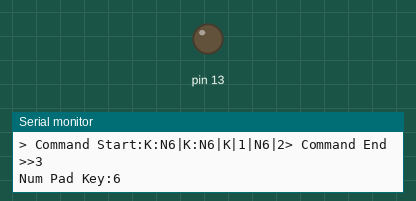
The sketch below on a simulated Arduino Leonardo, built with avr-gcc and run on an emulated ATmega32U4. Parts: output pins drawn as LEDs (lit = HIGH), the last lines printed to the serial monitor.

Above: at 0.1 s.
At 36.1 s:
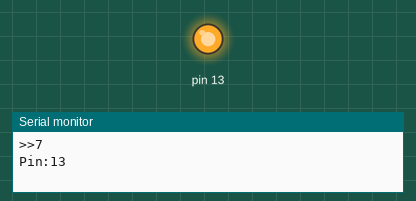
Timing chart, 0 to 37.6 s (numbered marks = the images above):
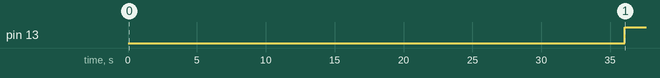

Measured:
- by itself, pin 13: LOW → HIGH at 36.0 s

The sketch:

StringToOmiAction.ino
```cpp
#include "Arduino.h"
#include "String.h"
#include "USBSerialToStringLine.h"
#include "StructUtility.h"
#include "StructUtility.cpp"
#include "LogStruct.cpp"
#include "ExecuteStruct.h"
#include "ConvertStringToStruct.cpp"

void setup() {

  Serial.begin(115200);
  Serial.print("Hello Boys !!!");
  // for debug
  while (!Serial);

  TDDInput();
}


String sString = "";
void loop() {
  //Current standar attempt
  //https://github.com/EloiStree/2022_06_17_HelloBLEMIDI/edit/main/Note/2022_07_03_WhatCanWePushWithLeonardo.md

  while (Serial.available()) {
    char c = Serial.read();
    sString += c;
    if (c == '\n') {
      PushLine(sString);
      sString = "";
    }
  }
    bool found =false;
  // MidiAction action =  MidiAction();
  // TryConvertToMidi(&found, &action);

  // Serial.print("Midi:");
  // Serial.print(found);
  // Serial.print(",");
  // Serial.print(action.note);
  // Serial.print(",");
  // Serial.print(action.velocity);
  // Serial.print(",");
  // Serial.print(action.channel);
  // Serial.println("");

  delay(50);
 // Serial.print(".");
}
bool useDelay=true;

void PushLine(String line) {
 TryConvertAndExecute(line);
}

void PushAsTest(String line){

  PushLine(line);
    if(useDelay)
      delay(4000);
}

void TDDInput(){

// for (int i =0; i<4;i++){

//   PushAsTest("PP:13"); // Put the pin 1 on Hight
//   PushAsTest("PR:13"); // Put the pin 1 on Hight
//   PushAsTest("PP:13"); // Put the pin 1 on Hight
//   PushAsTest("PR:13"); // Put the pin 1 on Hight
// }
  // PushAsTest("T:Some Message:io:lk");
  // PushAsTest("K:F12");
  // PushAsTest("K:F1");
  // PushAsTest("KP:F5");
  // PushAsTest("KR:F2");
  // PushAsTest("M:50");
  // PushAsTest("M:50,100,3");
  // PushAsTest("KP:A");
  // PushAsTest("KR:A");
  // PushAsTest("K:A7"); //Stroke 1 on alpha bar up the keyboard
  // PushAsTest("K:NP9");// Stroke 1 on the numpad
  PushAsTest("K:N6"); // stroke 1 on the numpad  crash to correct;
  PushAsTest("K:F24"); // Stroke the F1 key
  PushAsTest("KP:Ctrl"); // Stroke the ctrl key
  PushAsTest("KR:Ctrl"); // Stroke the ctrl key
  PushAsTest("K:Control"); // Stroke the Control key
  PushAsTest("K:Left"); // Stroke the Control key
  PushAsTest("K:Up"); // Stroke the Control key

  PushAsTest("F:A"); // Call function A registered in Arduino if added
  PushAsTest("S:Hello World!!!"); // Print Hello world on the arduino serial

  PushAsTest("PP:13"); // Put the pin 1 on Hight
  PushAsTest("PR:13"); // Put the pin 1 on Hight

}
void TryToMakeItCrash(){
  PushAsTest("T:Some T: Message:io:lk");
  PushAsTest("M:50:10:10:10");
  PushAsTest("M:50,10,10,10");
  PushAsTest("M:50,100,3");
}


void CouldBeCoolToHaveButHard(){
  // Press the key A depending of the layer given to arduino EN to BE-FR from example
  PushAsTest("KLP:A");
  PushAsTest("KLR:A");
}
```

ConvertStringToStruct.cpp
```cpp
#ifndef ConvertStringToStruct_CPP
#define ConvertStringToStruct_CPP

#include "Arduino.h";
#include "String.h";
#include "ExecuteStruct.h";
#include "StructUtility.h";
#include "StructUtility.cpp";
#include "LogStruct.cpp";


static const void TryConvertAndExecute(String line){

bool wasConverted=false;
bool * converted = &wasConverted;
KeyboardExecutor* executor = new KeyboardExecutor();
PressionRequest* pressRequesRequest = new PressionRequest();
CommandLineKeyValue* cmd = new CommandLineKeyValue();
MidiAction* midiRequest = new MidiAction();
KeyboardFunctionStroke* keyboardfunctionRequest = new KeyboardFunctionStroke();
KeyboardNumpadStroke* numpadRequest = new KeyboardNumpadStroke();
KeyboardAlphaStroke* alphaRequest = new KeyboardAlphaStroke();
TransitToAllSerialText* transitionToAllRequest = new TransitToAllSerialText();
PrintDefaultSerialText* serialPrintRequest = new PrintDefaultSerialText();
CallFunctionInArduino* callFunctionRequest = new CallFunctionInArduino();
SwitchPinAsStringMode* pinStringRequest= new SwitchPinAsStringMode();
KeyboardStringPrintAction* writeTextRequest = new KeyboardStringPrintAction();
KeyboardCharTryToStrokeAction* charStrokeRequest =new KeyboardCharTryToStrokeAction();
KeyboardControlString*  writeControlTextRequest=new KeyboardControlString();

	cmd->Flush();
 ConvertToCommandLine(line, cmd );
 Log_Command(cmd);

if( TryConvertToMidi(cmd, pressRequesRequest ,  midiRequest ) ){
  Serial.println(">>0");
    executor->Execute(pressRequesRequest, midiRequest);
}
else if(TryConvertTo(cmd,  transitionToAllRequest)){
  Serial.println(">>1");
    executor->Execute(transitionToAllRequest);
}else if(TryConvertTo(cmd,  keyboardfunctionRequest)){
  Serial.println(">>2");
    executor->Execute(pressRequesRequest,keyboardfunctionRequest);
}
else if(TryConvertTo(cmd,  numpadRequest)){
  Serial.println(">>3");
    executor->Execute(pressRequesRequest,numpadRequest);
}else if(TryConvertTo(cmd,  alphaRequest)){
  Serial.println(">>4");
    executor->Execute(pressRequesRequest,alphaRequest);
}
else if (TryConvertTo(cmd,  serialPrintRequest) ){
  Serial.println(">>5");
    executor->Execute(serialPrintRequest);
}
else if (TryConvertTo(cmd,  callFunctionRequest)) {
  Serial.println(">>6");
    executor->Execute(callFunctionRequest);
}
else if (TryConvertTo(cmd,  pressRequesRequest , pinStringRequest)) {
  Serial.println(">>7");
    executor->Execute(pressRequesRequest,pinStringRequest);
}
else if (TryConvertToControl(cmd,  pressRequesRequest , writeControlTextRequest)) {
  Serial.println(">>8");
    executor->Execute(pressRequesRequest,writeControlTextRequest);
}
else if (TryConvertTo(cmd,  pressRequesRequest , charStrokeRequest)) {

    Serial.println(">>9");
    executor->Execute(pressRequesRequest,charStrokeRequest);
}
else if (TryConvertTo(cmd,   writeTextRequest)) {
    Serial.println(">>10");
    executor->Execute(writeTextRequest);
}
//TryConvertTo(CommandLineKeyValue* cmd,  KeyboardStringPrintAction* actionOut)

//   line.trim();
//   Serial.print("Found Line:");
//   Serial.println(line);
//   int lineLenght = line.length();
//   if (lineLenght > 2 && line[0] == 'N' && line[1] == 'P') {
//     Serial.print("Keyboard Numpad parse:");
//     Serial.println(line);
//     //blePush.PushNumpad(line);
//   }
//   else if (lineLenght > 1 && line[0] == 'K') {
//     Serial.print("Keyboard parse:");
//     Serial.println(line);
//     //blePush.PushKey(0x80, true, true);

//   }
//   else if (lineLenght > 1 && line[0] == 'M') {
//     Serial.print("Midi parse:");
//     Serial.println(line);
//     TryConvertToMidi(converted, cmd, pressRequest, midiAction) ;
//     if(*converted)
//       Log(pressRequest, midiAction);
//     else
//       Serial.println("Fail to convert Midi");
//     //blePush.PushMidi(50,127,5);

//   }  else if (lineLenght > 1 && line[0] == 'T') {

//     TryConvertTo(converted, cmd,  transitionToAll);
//     if(*converted)
//       Log(transitionToAll);
//     else
//       Serial.println("Fail to convert  Transit All");
//   }  else if (lineLenght > 1 && line[0] == 'S') {

//       Serial.println("Fail to convert  Transit All");
//   }else if (lineLenght > 1 && line[0] == 'P') {

//     Serial.println(cmd->value);
//     // TryConvertToPinAction(converted, cmd,  );
//     // if(*converted)
//     //   Log(transitionToAll);
//     // else
//     //   Serial.println("Fail to convert  Transit All");
//   }
//   else {
//     Serial.print("Unmanaged line:");
//     Serial.println(line);
//   }


}

#endif
```

DigitAndAnalogAsBoolean.cpp
```cpp
#include "Arduino.h"
#include "DigitAndAnalogAsBoolean.h"
#include <string.h>

  AnalogPinBoolean::AnalogPinBoolean(int pinId,int range_0_1023, bool defaultValueIsOn, bool inverse=false){
    m_pinId= pinId;
    m_lastValue=defaultValueIsOn;
    m_currentValue=defaultValueIsOn;
    m_inverse=inverse;
    m_range_0_1023=range_0_1023;
  }

  void AnalogPinBoolean::SetupPin(){ pinMode(m_pinId,INPUT_PULLUP);}
  bool AnalogPinBoolean::IsCurrentOn(){ return m_currentValue; }
  bool AnalogPinBoolean::IsPinOn(){
    m_currentvalue_0_1023 =analogRead(m_pinId);
    if(m_inverse) return m_currentvalue_0_1023 >= m_range_0_1023;
    else return m_currentvalue_0_1023 <= m_range_0_1023;
  }
  void AnalogPinBoolean::UpdatePinInfo(){m_lastValue= m_currentValue; m_currentValue=IsPinOn(); }
  bool AnalogPinBoolean::HasChangedThisFrame(){ return m_lastValue != m_currentValue ; }
  bool AnalogPinBoolean::IsPinZero(){ return m_pinId==0;}


////////////////////////

  DigitPinBoolean::DigitPinBoolean(int pinId, bool defaultValueIsOn, bool inverse=false){
    m_pinId= pinId;
    m_lastValue=defaultValueIsOn;
    m_currentValue=defaultValueIsOn;
    m_inverse=inverse;
  }

  void DigitPinBoolean::SetupPin(){ pinMode(m_pinId,INPUT_PULLUP);}
  bool DigitPinBoolean::IsCurrentOn(){ return m_currentValue; }
  bool DigitPinBoolean::IsPinOn(){
    if(m_inverse) return digitalRead(m_pinId)==HIGH;
    else return digitalRead(m_pinId)!=HIGH;
  }
  void DigitPinBoolean::UpdatePinInfo(){m_lastValue= m_currentValue; m_currentValue=IsPinOn(); }
  bool DigitPinBoolean::HasChangedThisFrame(){ return m_lastValue!= m_currentValue ;}
  bool DigitPinBoolean::IsPinZero(){ return m_pinId==0;}


  //////////////////////////////

 ListenPinsAsBoolean::ListenPinsAsBoolean(){
  InitDefault();
}
void ListenPinsAsBoolean::RefreshPinMode(){
 for (int i = 0; i < digitalBoolCount; i++) {
  if(!digitalBool[i].IsPinZero())
    digitalBool[i].SetupPin();
  }
  for (int i = 0; i < analogBoolCount; i++) {
  if(!analogBool[i].IsPinZero())
    analogBool[i].SetupPin();
  }
}

void ListenPinsAsBoolean::UpdatePinInfoIfNotZero(){

  for (int i = 0; i < digitalBoolCount; i++) {
    digitalBool[i].UpdatePinInfo();
  }
  for (int i = 0; i < analogBoolCount; i++) {
    analogBool[i].UpdatePinInfo();
  }
}

void ListenPinsAsBoolean::DisplayOnSerialChangedInput(bool updateFirst){

  if(updateFirst)
    UpdatePinInfoIfNotZero();

  bool hadChange=false;
  for (int i = 0; i < digitalBoolCount; i++) {
    if (!digitalBool[i].IsPinZero() &&
      digitalBool[i].HasChangedThisFrame()) {
      Serial.print(digitalBool[i].m_pinId);
      Serial.print(digitalBool[i].IsCurrentOn());
      Serial.print(" ");
      hadChange=true;
    }
  }
  for (int i = 0; i < analogBoolCount; i++) {
    if (!analogBool[i].IsPinZero()
     && analogBool[i].HasChangedThisFrame()) {
      Serial.print(analogBool[i].m_pinId);
      Serial.print(analogBool[i].IsCurrentOn());
      Serial.print(" ");
      hadChange=true;
    }
  }
  if(hadChange)
      Serial.println(" <- Had Pin Change");
}

void ListenPinsAsBoolean::InitDefault(){

  RemoveAllPins();
  SetAnalogPin(0,A1);
  SetAnalogPin(1,A2);
  SetAnalogPin(2,A3);
  SetAnalogPin(3,A4);
  SetAnalogPin(4,A5);
  SetDigitalPin(0,3);
  SetDigitalPin(1,4);
  SetDigitalPin(2,5);
  SetDigitalPin(3,6);
  SetDigitalPin(4,7);
  SetDigitalPin(5,8);
  SetDigitalPin(6,9);
}

void  ListenPinsAsBoolean::RemoveAllPins(){
 for (int i = 0; i < digitalBoolCount; i++) {
    digitalBool[i].m_pinId=0;
  }
  for (int i = 0; i < analogBoolCount; i++) {
    analogBool[i].m_pinId=0;
  }
}
void  ListenPinsAsBoolean::SetDigitalPin(int index, int pin){
 digitalBool[index].m_pinId=pin;
}
void  ListenPinsAsBoolean::SetAnalogPin(int index, int pin){
  analogBool[index].m_pinId=pin;
}
```

DigitAndAnalogAsBoolean.h
```cpp
#ifndef DigitAndAnalogAsBoolean_H
#define DigitAndAnalogAsBoolean_H

#include "Arduino.h"
#include <string.h>


class AnalogPinBoolean {
public:
  int m_pinId=0;
  bool m_lastValue ;
  bool m_currentValue;
  bool m_inverse;
  int m_range_0_1023;
  int m_currentvalue_0_1023;

  AnalogPinBoolean(int pinId=0,int range_0_1023=200, bool defaultValueIsOn=false, bool inverse=false);
  bool IsCurrentOn();
  bool IsPinOn();
  void UpdatePinInfo();
  bool HasChangedThisFrame();
  void SetupPin();
  bool IsPinZero();
};

class DigitPinBoolean {
public:
  int m_pinId=0;
  bool m_lastValue ;
  bool m_currentValue;
  bool m_inverse;
  DigitPinBoolean(int pinId=0, bool defaultValueIsOn=false, bool inverse=false);
  bool IsCurrentOn();
  bool IsPinOn();
  void UpdatePinInfo();
  bool HasChangedThisFrame();
  void SetupPin();
  bool IsPinZero();
};


class ListenPinsAsBoolean{

public:
int digitalBoolCount = 20;
DigitPinBoolean digitalBool[20] ;
int analogBoolCount = 10;
AnalogPinBoolean analogBool[10] ;

ListenPinsAsBoolean();
void InitDefault();
void RemoveAllPins();
void SetDigitalPin(int index, int pin);
void SetAnalogPin(int index, int pin);
void RefreshPinMode();
void UpdatePinInfoIfNotZero();
void DisplayOnSerialChangedInput(bool updateFirst);

};

#endif
```

ExecuteStruct.h
```cpp
#ifndef EXECUTE_HH
#define EXECUTE_HH
#include "Arduino.h"
#include "String.h"
#include "StructUtility.h"

 class KeyboardExecutor {

public:
KeyboardExecutor();

void ExecuteKeyPressionAlt();
void ExecuteKeyReleaseAlt();
void ExecuteKeyPressionCtrl();
void ExecuteKeyReleaseCtrl();
void ExecuteKeyPressionShift();
void ExecuteKeyReleaseShift();
void ExecuteKeyPressionEnter();
void ExecuteKeyReleaseEnter();
void ExecuteKeyStrokeEnter();
void ExecuteKeyStrokeTab();
void ExecuteKeyStrokeBackspace();

void ExecuteNumpadDigit(PressionRequest* pression ,char c);
void ExecuteNumpadDigit(char c);
void ExecuteNumpadDigit(PressionRequest* pression ,int index);
void ExecuteNumpadDigit(int index);

void Execute(ParseStringToNumpadStrokeAction* toExecute);
void ExecuteAsWindowUnicodeFromText(String unicodeAsText);
void Execute(WindowUnicodeIntPrintAction* toExecute);
void Execute(WindowUnicodeStringPrintAction* toExecute);
void Execute(KeyboardStringPrintAction* toExecute);
void Execute(KeyboardControlString* toExecute);
void Execute(PressionRequest* pression , MidiAction* toExecute);
void Execute(PressionRequest* pression , int hidUsbId);
void Execute(PressionRequest* pression , KeyboardUSBIDAction* toExecute);
void Execute(PressionRequest* pression , KeyboardCharTryToStrokeAction* toExecute);
void Execute(PressionRequest* pression , KeyboardCharPrintAction* toExecute);
void Execute(PressionRequest* pression , KeyboardAlphaStroke* toExecute);
void Execute(PressionRequest* pression , KeyboardNumpadStroke* toExecute);
void Execute(PressionRequest* pression, KeyboardFunctionStroke* toExecute) ;

void Execute(PressionRequest* pression , KeyboardArrowType* toExecute);
void Execute(PressionRequest* pression , KeyboardNumpadType* toExecute);
void Execute(PressionRequest* pression , KeyboardClassicKeyType* toExecute);

void Execute(PressionRequest* pression , SwitchPinIntMode* toExecute);
void Execute(PressionRequest* pression , SwitchPinAsStringMode* toExecute);


void Execute(PrintDefaultSerialText* toExecute);
void Execute(TransitToAllSerialText* toExecute);
void Execute(TransitOnHCXXSerialText* toExecute);
void Execute(TransitOnBLESerialText* toExecute);

void Execute(CallFunctionInArduino* toExecute);


};


#endif
```

IR2Midi.cpp
```cpp
#ifndef IR2Midi_CPP
#define IR2Midi_CPP

#include "Arduino.h"
#include <string.h>
#include "IR2Midi.h"
#include <IRremote.hpp>


IR2Midi::IR2Midi() {
  m_irToMidiFound = false;
  m_peviousNote = 0;
  m_peviousVelocity = 0;
  m_peviousChannel = 0;
  m_peviousIrAddress = 0;
  m_peviousIrCommand = 0;
}

void IR2Midi::InitIR() {
  m_irToMidiFound = false;
  m_peviousNote = 0;
  m_peviousVelocity = 0;
  m_peviousChannel = 0;
  m_peviousIrAddress = 0;
  m_peviousIrCommand = 0;
  IrReceiver.begin(IR_RECEIVE_PIN, ENABLE_LED_FEEDBACK);
  //IrSender.begin();
  printActiveIRProtocols(&Serial);
}

// void IR2Midi::PushMidiAsIR(byte note, byte velocity, byte channel){
// if(velocity%2==1)
//   note+=127;
// uint16_t sAddress = (velocity-126)/2;
// uint8_t sCommand = note;
// uint8_t sRepeats = 0;
//     Serial.println();
//     Serial.print(F("Send now: address=0x"));
//     Serial.print(sAddress, HEX);
//     Serial.print(F(" command=0x"));
//     Serial.print(sCommand, HEX);
//     Serial.print(F(" repeats="));
//     Serial.print(sRepeats);
//     Serial.println();
//     IrSender.sendNEC(sAddress, sCommand, sRepeats);
// }

void IR2Midi::ReadAndConvertToMidi() {

  m_irToMidiFound = false;
  if (IrReceiver.decode()) {

    // Print a short summary of received data
    IrReceiver.printIRResultShort(&Serial);
    if (IrReceiver.decodedIRData.protocol == UNKNOWN) {
      if(m_useDebugLog){
        Serial.println(F("Received noise or an unknown (or not yet enabled) protocol"));
        IrReceiver.printIRResultRawFormatted(&Serial, true);
      }
    } else if (IrReceiver.decodedIRData.protocol != UNKNOWN) {

      m_peviousIrAddress = IrReceiver.decodedIRData.address;
      m_peviousIrCommand = IrReceiver.decodedIRData.command;

      m_peviousNote = m_peviousIrCommand;
      m_peviousVelocity =126-( m_peviousIrAddress * 2);
      // a= 126-(b*2) b= (a-126)/2 ??
      m_peviousChannel = m_defaultChannel;

      if (m_peviousNote > 127) {
        m_peviousVelocity = +1;
        m_peviousNote = m_peviousNote % 127;
      }

      if (m_peviousVelocity > 127) {
        m_peviousVelocity = 127;
      }
      if (m_peviousNote > 127) {
        m_peviousNote = 127;
      }
      m_irToMidiFound = true;
    }
    IrReceiver.resume();  // Enable receiving of the next value
  }
}

bool IR2Midi::HasReceivedIR(){
return m_irToMidiFound;

}

void IR2Midi::DisplayPreviousIRToMidiIfFound() {
  if (m_irToMidiFound) {
    DisplayPreviousIRToMidi();
  }
}

void IR2Midi::DisplayPreviousIRToMidi() {

  Serial.println("## Display IR 2 MIDI ##");

  Serial.print(" Address: ");
  Serial.print(m_peviousIrAddress);
  Serial.print(" Command: ");
  Serial.print(m_peviousIrCommand);
  Serial.println();

  Serial.print(" Note: ");
  Serial.print(m_peviousNote);
  Serial.print(" Velocity: ");
  Serial.print(m_peviousVelocity);
  Serial.print(" Channel: ");
  Serial.print(m_peviousChannel);
  Serial.println();
}

#endif
```

IR2Midi.h
```cpp
#ifndef IR2Midi_H
#define IR2Midi_H

#include "Arduino.h"
#include <string.h>
#define IR_SEND_PIN A1
#define IR_RECEIVE_PIN A0
class IR2Midi {
public:
  bool m_irToMidiFound ;
  bool m_useDebugLog=true;
  int m_peviousNote ;
  int m_peviousVelocity ;
  int m_peviousChannel ;
  int m_peviousIrAddress ;
  int m_peviousIrCommand ;
  int m_defaultChannel=3;

  IR2Midi();
  void PushMidiAsIR(byte note, byte velocity, byte channel);
  void InitIR();
  void ReadAndConvertToMidi();
  void DisplayPreviousIRToMidi();
  void DisplayPreviousIRToMidiIfFound();
  bool HasReceivedIR();
};


#endif
```

Source omitted: ExecuteStruct.cpp (11630 bytes), LogStruct.cpp (1441 bytes), StructUtility.cpp (10405 bytes), StructUtility.h (2466 bytes), TextSplitToTokens.cpp (777 bytes), USBSerialToStringLine.cpp (1398 bytes), USBSerialToStringLine.h (563 bytes)
